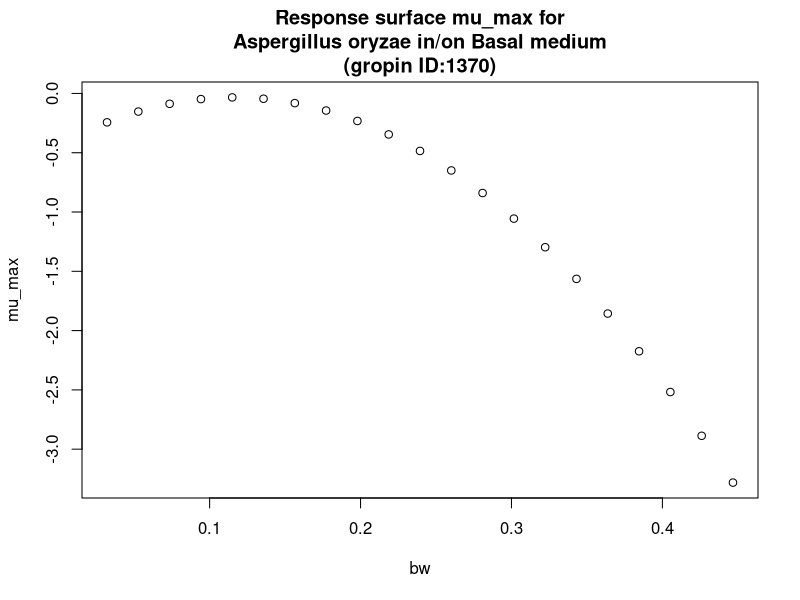

R code for this plot:
#############################
# start of Parameter script
#############################
bw <- seq(0.032032,0.446753246753247,length.out=21)
#############################
# end of Parameter script
#############################
############################# 
# start of Model script Gropin ID 1370 
#############################
 
# constant coefficients for this model
 
variables <- data.frame(bw)
argumentsPar <- expand.grid(variables)
 
# heart of the model
response_surface <- function(bw) {
   mumax <-(-0.4344+6.904*bw-29.72*bw^2)

return(mumax=mumax)
} 

# output parameters
mumax <- cbind(argumentsPar,response_surface(argumentsPar['bw']))
colnames(mumax) <- c(colnames(argumentsPar),'mumax')
#############################
# End of Model script
#############################
############################# 
# start of Visualisation script Gropin ID 1370 
#############################
plot(bw,mumax$mumax,
                          xlab='bw',
                          ylab='mu_max',main='Response surface mu_max for
Aspergillus oryzae in/on Basal medium
(gropin ID:1370)')
#############################
# End of Visualisation script
#############################
